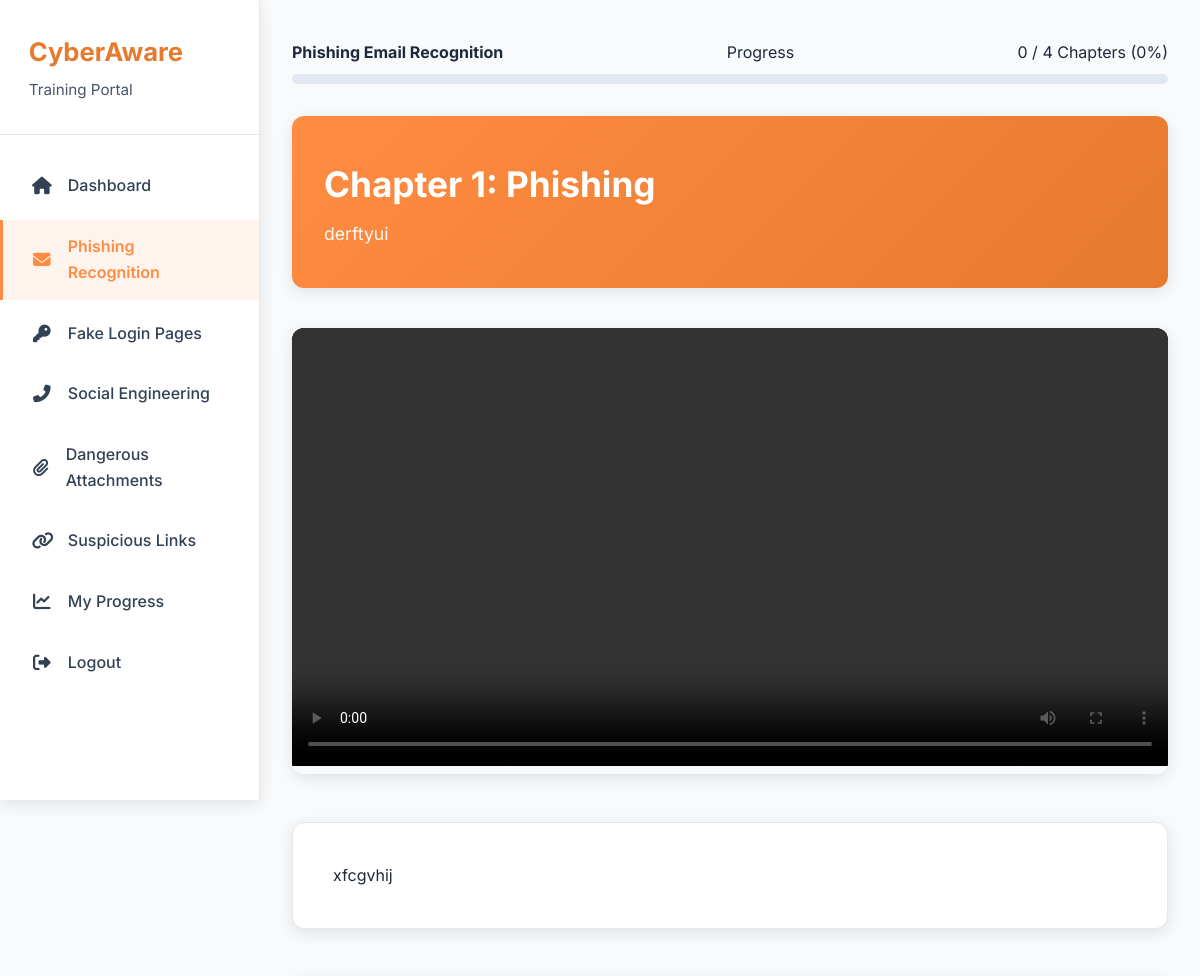
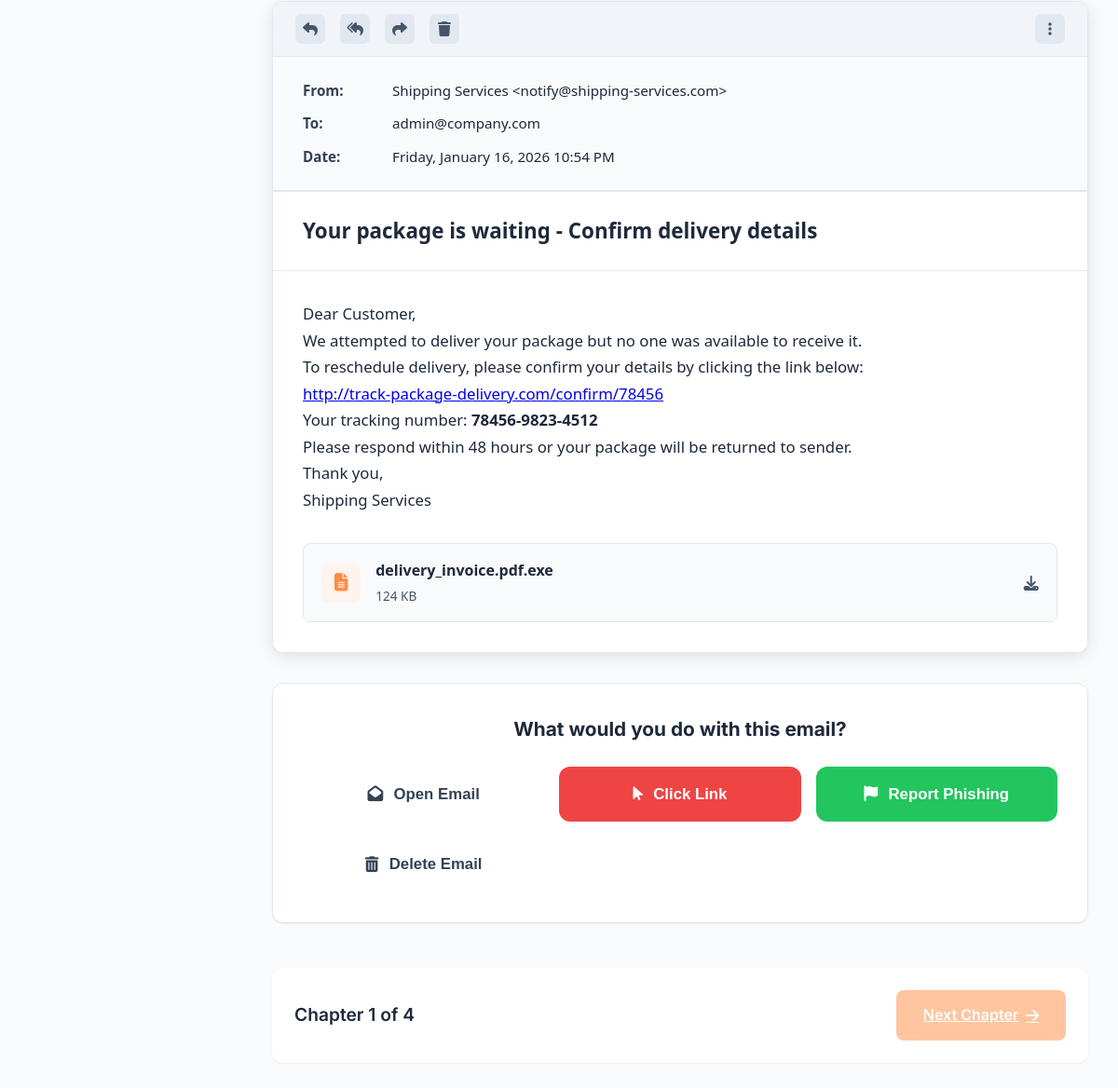
Screenshot of /trainee/modules/phishing.php (signed in) with the database file from the repository (2 pictures, top to bottom).
### tables this page shows
CREATE TABLE `training_modules` (
  `id` int(11) NOT NULL,
  `code` varchar(30) NOT NULL,
  `title` varchar(150) NOT NULL,
  `description` text DEFAULT NULL,
  `category` varchar(50) DEFAULT NULL,
  `difficulty` tinyint(3) UNSIGNED DEFAULT 3,
  `estimated_minutes` smallint(6) DEFAULT 5,
  `is_active` tinyint(1) DEFAULT 1,
  `created_at` datetime DEFAULT current_timestamp(),
  `updated_at` datetime DEFAULT current_timestamp(),
  `video_path` varchar(255) DEFAULT NULL,
  `content_html` mediumtext DEFAULT NULL
);

CREATE TABLE `module_chapters` (
  `id` int(11) NOT NULL,
  `module_id` int(11) NOT NULL,
  `chapter_number` int(11) NOT NULL,
  `title` varchar(255) NOT NULL,
  `description` text DEFAULT NULL,
  `content_html` mediumtext DEFAULT NULL,
  `video_path` varchar(255) DEFAULT NULL,
  `created_at` datetime DEFAULT current_timestamp(),
  `updated_at` datetime DEFAULT current_timestamp() ON UPDATE current_timestamp()
);

CREATE TABLE `phishing_templates` (
  `id` int(11) NOT NULL,
  `module_id` int(11) NOT NULL,
  `title` varchar(150) NOT NULL,
  `sender_name` varchar(100) DEFAULT NULL,
  `sender_email` varchar(150) DEFAULT NULL,
  `subject` varchar(200) NOT NULL,
  `body_html` mediumtext NOT NULL,
  `has_attachment` tinyint(1) DEFAULT 0,
  `attachment_name` varchar(150) DEFAULT NULL,
  `difficulty` tinyint(3) UNSIGNED DEFAULT 3,
  `is_active` tinyint(1) DEFAULT 1,
  `created_by` int(11) DEFAULT NULL,
  `created_at` datetime DEFAULT current_timestamp()
);

CREATE TABLE `users` (
  `id` int(11) NOT NULL,
  `username` varchar(100) NOT NULL,
  `password_hash` varchar(255) NOT NULL,
  `full_name` varchar(150) DEFAULT NULL,
  `email` varchar(150) DEFAULT NULL,
  `role` enum('trainee','admin','manager','compliance') NOT NULL DEFAULT 'trainee',
  `department_id` int(11) DEFAULT NULL,
  `is_active` tinyint(1) DEFAULT 1,
  `created_at` datetime DEFAULT current_timestamp(),
  `last_login` datetime DEFAULT NULL,
  `failed_login_attempts` int(11) DEFAULT 0,
  `password_changed_at` datetime DEFAULT NULL
);

### trainee/modules/phishing.php (the view, shortened to what this page needs)
<?php
$pdo = getDBConnection();
$user_id = $_SESSION['user_id'];
$stmt = $pdo->prepare("SELECT id, username, full_name, email FROM users WHERE id = ?");
$stmt->execute([$user_id]);
$user = $stmt->fetch(PDO::FETCH_ASSOC);
$user_email = $user['email'] ?? ($user['username'] . '@company.com');
$module_id = 1;
$stmt = $pdo->prepare("SELECT title, description FROM training_modules WHERE id = ?");
$stmt->execute([$module_id]);
$module = $stmt->fetch(PDO::FETCH_ASSOC);
$module_title = $module['title'] ?? 'Phishing Email Simulation';
$stmt = $pdo->prepare("
    SELECT id, chapter_number, title, description, content_html, video_path
    FROM module_chapters
    WHERE module_id = ?
    ORDER BY chapter_number
");
$stmt->execute([$module_id]);
$all_chapters = $stmt->fetchAll(PDO::FETCH_ASSOC);
$total_chapters = count($all_chapters);
$current_chapter_num = (int)($_GET['chapter'] ?? 1);
$current_chapter = null;
foreach ($all_chapters as $ch) {
    if ($ch['chapter_number'] == $current_chapter_num) {
        $current_chapter = $ch;
        break;
    }
}
$chapter_id = $current_chapter['id'];
$video_path = $current_chapter['video_path'] ?? null;
$chapter_content = $current_chapter['content_html'] ?? '';
$is_video_complete = false;
$is_activity_complete = false;
$template = null;
if ($_SERVER['REQUEST_METHOD'] === 'POST' && isset($_POST['action'])) {
    $action = $_POST['action'];
    $stmt = $pdo->prepare("
        SELECT sender_name, sender_email, subject, body_html, has_attachment, attachment_name
        FROM phishing_templates
        WHERE module_id = ? AND is_active = 1
        ORDER BY RAND()
        LIMIT 1
    ");
    $stmt->execute([$module_id]);
    $template = $stmt->fetch(PDO::FETCH_ASSOC);
    $is_correct = ($action === 'report');
    $points = $is_correct ? 15 : -10;
    $stmt = $pdo->prepare("
        UPDATE user_chapter_progress
        SET completed_at = NOW()
        WHERE user_id = ? AND chapter_id = ?
    ");
    $stmt->execute([$user_id, $chapter_id]);
    $is_activity_complete = true;
    switch ($action) {
        case 'report':
            $feedback = "Excellent decision! You correctly identified and reported this phishing attempt.";
            $feedback_class = 'success';
            break;
        case 'click':
            $feedback = "This was a simulated phishing attempt.<br><strong>Never click suspicious links</strong> — even when they look legitimate.";
            $feedback_class = 'danger';
            break;
        case 'open':
        case 'delete':
            $feedback = "Good defensive instinct.<br>The safest and most helpful action is always to <strong>report</strong> suspicious emails.";
            $feedback_class = 'info';
            break;
        default:
            $feedback = "Action recorded.";
            $feedback_class = 'neutral';
    }
    $show_takeaways = true;
} else {
    $stmt = $pdo->prepare("
        SELECT sender_name, sender_email, subject, body_html, has_attachment, attachment_name
        FROM phishing_templates
        WHERE module_id = ? AND is_active = 1
        ORDER BY RAND()
        LIMIT 1
    ");
    $stmt->execute([$module_id]);
    $template = $stmt->fetch(PDO::FETCH_ASSOC);
}
$next_enabled = $is_video_complete && $is_activity_complete;
$stmt = $pdo->prepare("
    SELECT COUNT(*)
    FROM user_chapter_progress ucp
    JOIN module_chapters mc ON ucp.chapter_id = mc.id
    WHERE ucp.user_id = ?
      AND mc.module_id = ?
      AND ucp.watched_seconds = -1
      AND ucp.completed_at IS NOT NULL
");
$stmt->execute([$user_id, $module_id]);
$completed_chapters = (int)$stmt->fetchColumn();
$module_progress = $total_chapters > 0 ? round(($completed_chapters / $total_chapters) * 100) : 0;
?>
<!DOCTYPE html>
<html lang="en">
<head>
    <link rel="stylesheet" href="https://cdnjs.cloudflare.com/ajax/libs/font-awesome/6.4.0/css/all.min.css">
</head>
<body>
<?php include '../trainee-sidebar.php'; ?>
<div class="main-content">
    <div class="container">
        <div class="module-progress">
            <div style="display:flex; justify-content:space-between; align-items:center; margin-bottom:0.5rem;">
                <strong><?= htmlspecialchars($module_title) ?></strong> Progress
                <span><?= $completed_chapters ?> / <?= $total_chapters ?> Chapters (<?= $module_progress ?>%)</span>
            </div>
            <div class="progress-bar">
            </div>
        </div>
        <div class="page-header">
            <h2>Chapter <?= $current_chapter_num ?>: <?= htmlspecialchars($current_chapter['title']) ?></h2>
            <?php if ($current_chapter['description']): ?>
            <p><?= htmlspecialchars($current_chapter['description']) ?></p>
            <?php endif; ?>
        </div>
        <?php if ($video_path): ?>
        <div class="video-intro">
            <video id="chapterVideo" controls controlsList="nodownload">
                <source src="../../<?= htmlspecialchars($video_path) ?>" type="video/mp4">
            </video>
        </div>
        <?php endif; ?>
        <?php if ($chapter_content): ?>
        <div class="dynamic-content">
            <?= $chapter_content ?>
        </div>
        <?php endif; ?>
        <?php if ($template): ?>
        <div class="email-wrapper">
            <div class="email-toolbar">
                <div class="email-toolbar-icon"><i class="fas fa-reply"></i></div>
                <div class="email-toolbar-icon"><i class="fas fa-reply-all"></i></div>
                <div class="email-toolbar-icon"><i class="fas fa-share"></i></div>
                <div class="email-toolbar-icon"><i class="fas fa-trash"></i></div>
                <div class="email-toolbar-icon" style="margin-left: auto;"><i class="fas fa-ellipsis-v"></i></div>
            </div>
            <div class="email-container">
                <div class="email-header">
                    <div class="email-header-row">
                        <span class="email-header-label">From:</span>
                        <span class="email-header-value"><?= htmlspecialchars($template['sender_name'] . ' <' . $template['sender_email'] . '>') ?></span>
                    </div>
                    <div class="email-header-row">
                        <span class="email-header-label">To:</span>
                        <span class="email-header-value"><?= htmlspecialchars($user_email) ?></span>
                    </div>
                    <div class="email-header-row">
                        <span class="email-header-label">Date:</span>
                        <span class="email-header-value"><?= date('l, F j, Y g:i A') ?></span>
                    </div>
                </div>
                <div class="email-subject">
                    <?= htmlspecialchars($template['subject']) ?>
                </div>
                <div class="email-body">
                    <?= $template['body_html'] ?>
                </div>
                <?php if ($template['has_attachment']): ?>
                <div class="attachment-section">
                    <div class="attachment-item">
                        <div class="attachment-icon">
                            <i class="fas fa-file-alt"></i>
                        </div>
                        <div class="attachment-info">
                            <div class="attachment-name"><?= htmlspecialchars($template['attachment_name']) ?></div>
                            <div class="attachment-size">124 KB</div>
                        </div>
                        <i class="fas fa-download" style="color: var(--gray-600);"></i>
                    </div>
                </div>
                <?php endif; ?>
            </div>
        </div>
        <div class="action-section">
            <h3>What would you do with this email?</h3>
            <form method="POST" class="simulation-buttons">
                <button type="submit" name="action" value="open" class="btn-other">
                    <i class="fas fa-envelope-open"></i> Open Email
                </button>
                <button type="submit" name="action" value="click" class="btn-click">
                    <i class="fas fa-mouse-pointer"></i> Click Link
                </button>
                <button type="submit" name="action" value="report" class="btn-report">
                    <i class="fas fa-flag"></i> Report Phishing
                </button>
                <button type="submit" name="action" value="delete" class="btn-other">
                    <i class="fas fa-trash-alt"></i> Delete Email
                </button>
            </form>
        </div>
        <?php endif; ?>
        <div class="chapter-nav">
            <div class="chapter-info">
                Chapter <?= $current_chapter_num ?> of <?= $total_chapters ?>
            </div>
            <div>
                <?php if ($current_chapter_num < $total_chapters): ?>
                <a href="?chapter=<?= $current_chapter_num + 1 ?>"
                   class="nav-btn <?= $next_enabled ? 'enabled' : '' ?>"
                   id="nextBtn">
                    Next Chapter <i class="fas fa-arrow-right"></i>
                </a>
                <?php else: ?>
                <a href="../dashboard.php" class="nav-btn enabled">
                    Complete Module <i class="fas fa-check-circle"></i>
                </a>
                <?php endif; ?>
            </div>
        </div>
    </div>
</div>
</body>
</html>

### trainee/trainee-sidebar.php (style rules this page uses)
:root { --primary: #FF8C42; --primary-dark: #E67A2E; --primary-light: #FFF4ED; --gray-50: #f8fafc; --gray-100: #f1f5f9; --gray-200: #e2e8f0; --gray-600: #475569; --gray-700: #334155; --gray-800: #1e293b; --sidebar-width: 260px; --shadow-md: 0 4px 16px rgba(0,0,0,0.1); --radius: 12px; }

### rows the page displays
training_modules: title "Phishing Email Recognition"
module_chapters: title "Phishing", description "derftyui", content_html "xfcgvhij"
phishing_templates: sender_name+sender_email "Shipping Services <notify@shipping-services.com>", subject "Your package is waiting - Confirm delivery details", body_html "Dear Customer, We attempted to deliver your package but no one was available to receive it. To reschedule delivery, please confirm your details by clicking the link below: http://track-package-delivery.com/confirm/78456 Your tracking number: 78456-9823-4512 Please respond within 48 hours or your package will be returned to sender. Thank you, Shipping Services", attachment_name "delivery_invoice.pdf.exe"
users: email "admin@company.com"

### other values shown
$completed_chapters "0"
$total_chapters "4"
$module_progress "0"
$current_chapter_num "1"
